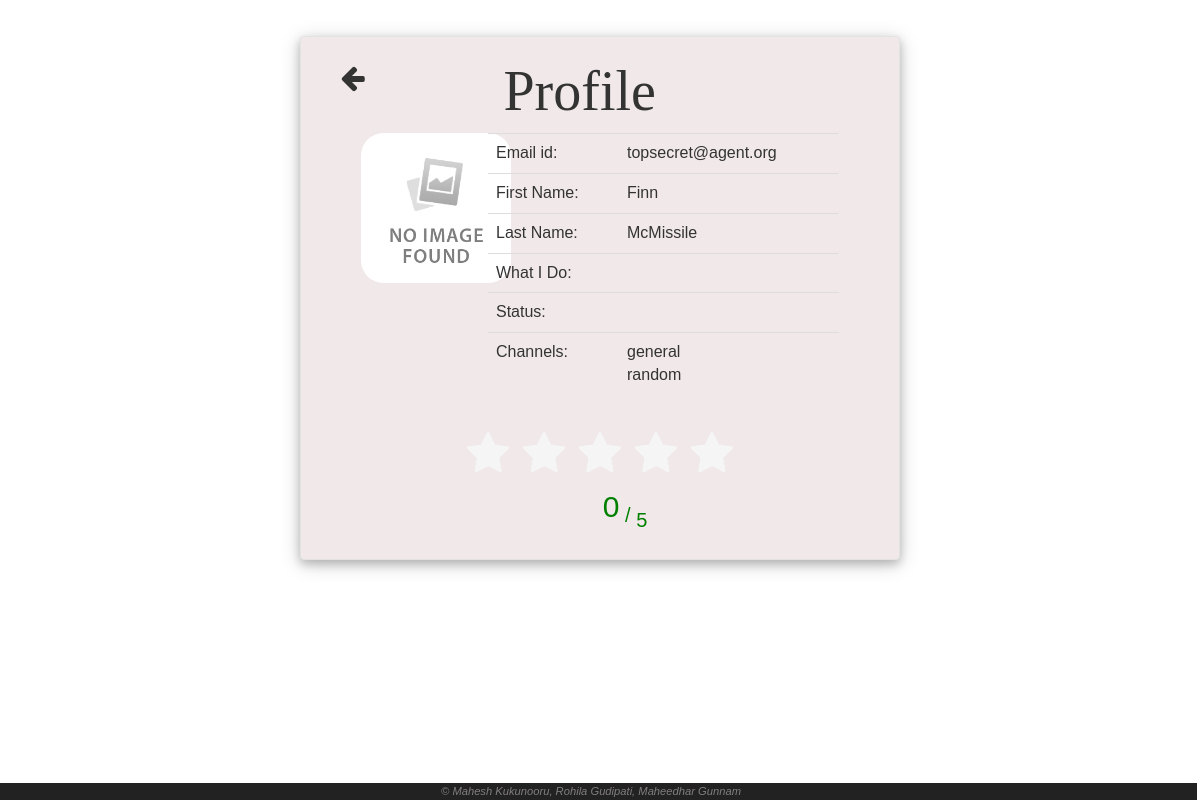
Screenshot of /ProfilePage.php?userid=6 (signed in) with the database file from the repository.
### tables this page shows
CREATE TABLE IF NOT EXISTS `user` (
  `user_id` bigint(20) NOT NULL,
  `user_name` varchar(50) NOT NULL,
  `first_name` varchar(50) NOT NULL,
  `last_name` varchar(50) NOT NULL,
  `email_id` varchar(50) NOT NULL,
  `profile_pic` varchar(150) NOT NULL DEFAULT './images/0.jpeg',
  `password` varchar(150) NOT NULL,
  `phone_number` varchar(10) NOT NULL,
  `what_i_do` varchar(150) NOT NULL,
  `status` varchar(150) NOT NULL,
  `status_emoji` bigint(20) DEFAULT NULL,
  `skype` varchar(150) NOT NULL
);

CREATE TABLE IF NOT EXISTS `channel` (
  `channel_id` bigint(20) NOT NULL,
  `channel_name` text NOT NULL,
  `type` varchar(50) NOT NULL,
  `purpose` text NOT NULL,
  `created_by` bigint(20) NOT NULL,
  `created_at` timestamp NOT NULL DEFAULT CURRENT_TIMESTAMP ON UPDATE CURRENT_TIMESTAMP,
  `is_archive` int(11) NOT NULL DEFAULT '0'
);

### services/WebService.php (called while the page is built, shortened)
<?php
include_once("SqlService.php");
class WebService{
  public function getProfileDetails($userid){
    $database_connection = new DatabaseConnection();
    $conn = $database_connection->getConnection();
    $userid=mysqli_real_escape_string($conn,$userid);
    $sql_service = new SqlService();
    $profileDetails = $sql_service->getProfileDetails($userid);
    $result = $conn->query($profileDetails);
    if ($result->num_rows > 0) {
        while($row = $result->fetch_assoc()) {
            $array[]= $row;
        }
    } else {
        return 'fail';
    }
    return json_encode($array);
  }
  public function getPublicChannelsDetails($userid)
  {
    $database_connection = new DatabaseConnection();
    $conn = $database_connection->getConnection();
    $userid=mysqli_real_escape_string($conn,$userid);
    $sql_service = new SqlService();
    $channelsDetailsQuery = $sql_service->getPublicChannels($userid);
    $result = $conn->query($channelsDetailsQuery);
    if ($result->num_rows > 0) {
        while($row = $result->fetch_assoc()) {
            $array[]= $row;
        }
    } else {
        return 'fail';
    }
    return json_encode($array);
  }
}
?>

### services/SqlService.php (called while the page is built, shortened)
<?php
class SqlService{
	public function getProfileDetails($user_id){
		$sql = "SELECT * FROM `InterConn`.`user` WHERE `user`.`user_id` = ". $user_id;
		return $sql;
	}
	public function getPublicChannels($user_id){
		$sql="SELECT * FROM `channel`,`user_channel` WHERE channel.channel_id=user_channel.channel_id and user_channel.user_id=".$user_id." and channel.type='public'";
		return $sql;
	}
}
?>

### ProfilePage.php (the view, shortened to what this page needs)
<?php
	include_once "./services/WebService.php";
	if($_SESSION['loggedIn'])
	{
		$web_service = new WebService();
		$userDetails=$web_service->getProfileDetails($_GET['userid']);
		if(strpos($userDetails, 'fail') !== false)
		{
			header("location: ./index.php?status=notloggedin");
		}
		else
		{
	    	$userDetails = json_decode($userDetails);
			$channelDetails = json_decode($web_service->getPublicChannelsDetails($_GET['userid']));
			$channelstr='';
			$displayChannelList='';
			if ($channelDetails!='')
			{
	           foreach($channelDetails as $channel)
	           {
	                $channelstr.='<li >';
									$channelstr.='<a class="channelsProfilePage" href="./HomePage.php?channel='.$channel->channel_id.'#">';
	                $channelstr.=$channel->channel_name;
	            	$channelstr.='</a></li>';
	            	$displayChannelList.=$channel->channel_name.'<br>';
	           }
	        }
        }
    }
    else
    {
    	header("location: ./index.php?status=notloggedin");
    }
?>
<html>
	<head>
		<link rel="stylesheet" href="https://maxcdn.bootstrapcdn.com/bootstrap/3.3.7/css/bootstrap.min.css">
		<link rel="stylesheet" href="./Assets/w3.css">
		<link rel="stylesheet" href="https://cdnjs.cloudflare.com/ajax/libs/font-awesome/4.7.0/css/font-awesome.min.css">
		<link rel="stylesheet" href="./CSS/profilepage_site.css">
        <link rel="stylesheet" href="./CSS/rating.css">
	</head>
	<body>
		<div class="container mainLoginWrapper well w3-panel w3-card-4">
			<div class="row">
				<div class="col-sm-1 goBack">
					<a href='./HomePage.php?channel=<?php echo $_SESSION['channelid']?>'><i class="fa fa-arrow-left"></i></a>
				</div>
				<div class="col-sm-10 logo">
					<span>Profile</span>
				</div>
			</div>
			<div class="row displayProfile">
				<div class="col-md-3 col-lg-3 " align="center">
						<img alt="User Pic" src="<?php echo $userDetails[0]->profile_pic ?>" class="profilePicDisplay">
				</div>
				<div class=" col-md-9 col-lg-9 ">
                  <table class="table table-user-information">
                    <tbody>
                      <tr>
                        <td>Email id:</td>
                        <td><?php echo $userDetails[0]->email_id ?></td>
                      </tr>
                      <tr>
                        <td>First Name:</td>
                        <td><?php echo $userDetails[0]->first_name ?></td>
                      </tr>
                      <tr>
                        <td>Last Name:</td>
                        <td><?php echo $userDetails[0]->last_name ?></td>
                      </tr>
                      <tr>
                        <td>What I Do:</td>
                        <td><?php echo $userDetails[0]->what_i_do ?></td>
                      </tr>
                      <tr>
                        <td>Status:</td>
                        <td><?php echo $userDetails[0]->status ?></td>
                      </tr>
                      <tr>
                        <td>Channels: </td>
                        <td><?php
                        if($_SESSION['loggedIn'] && $_SESSION['userid']==$_GET['userid'])
							{
                        		echo $channelstr;
                        	}
                        else
                        	echo $displayChannelList;
                        ?></td>
                      </tr>
                    </tbody>
                  </table>
				 </div>
			</div>
            <div class="row userratingwrapper">
                <div class="rating " data-vote="0" >
                    <div class="star">
                    </div>
                    <div class="star">
                    </div>
                    <div class="star">
                    </div>
                    <div class="star">
                    </div>
                    <div class="star">
                    </div>
                    <div class="score">
                        <span class="score-rating js-score">0</span>
                        <span>/</span>
                        <span class="total">5</span>
                    </div>
                </div>
            </div>
		</div>
		<div class="footer row">
			<small >&copy; Mahesh Kukunooru, Rohila Gudipati, Maheedhar Gunnam</small>
		</div>
	</body>
</html>

### Assets/w3.css (style rules this page uses)
html { box-sizing:border-box }
*,*:before,*:after { box-sizing:inherit }
html { -ms-text-size-adjust:100%;-webkit-text-size-adjust:100% }
body { margin:0 }
a { background-color:transparent;-webkit-text-decoration-skip:objects }
small { font-size:80% }
img { border-style:none }
html,body { font-family:Verdana,sans-serif;font-size:15px;line-height:1.5 }
html { overflow-x:hidden }
img { margin-bottom:-5px }
a { color:inherit }
.w3-container:after,.w3-container:before,.w3-panel:after,.w3-panel:before,.w3-row:after,.w3-row:before,.w3-row-padding:after,.w3-row-padding:before, .w3-cell-row:before,.w3-cell-row:after,.w3-clear:after,.w3-clear:before,.w3-bar:before,.w3-bar:after { content:"";display:table;clear:both }
.w3-container,.w3-panel { padding:0.01em 16px }
.w3-panel { margin-top:16px;margin-bottom:16px }
.w3-card-4,.w3-hover-shadow:hover { box-shadow:0 4px 10px 0 rgba(0,0,0,0.2),0 4px 20px 0 rgba(0,0,0,0.19) }

### CSS/profilepage_site.css (style rules this page uses)
.mainLoginWrapper { width:50%; margin-top: 3%; padding-left: 5%; padding-right: 5%; padding-bottom: 2%; padding-top: 1%; background-color: #f1e9e9 !important; }
.logo { text-align: center; font-family: buxton sketch; font-size: 56px; }
.goBack { font-size: 28px; cursor:pointer; margin-top: 3%; margin-left: -4%; }
.footer { position: fixed; bottom: 0; width: 101%; text-align: center; background-color: rgb(34, 34, 34); color: #827e7e; font-size: 14px; font-weight: lighter; font-style: italic; }
.profilePicDisplay { border-radius: 15%; height: 150px; width: 150px; background-size: cover; background-position: center; background-blend-mode: multiply; vertical-align: middle; text-align: center; color: transparent; transition: all .3s ease; text-decoration: none; }

### CSS/rating.css (style rules this page uses)
.rating { text-align: center; position: relative; width: 100%; float: left; }
.star { display: inline-block; margin: 5px; color: whitesmoke; position: relative; font-size: 45px; }
.score { font-family: arial; font-size: 20px; color: green; margin-top: -2%; margin-left: 50px; }
.score-rating { vertical-align: sup; top: -5px; position: relative; font-size: 150%; }
.total { vertical-align: sub; top: 0px; position: relative; font-size: 100%; }

### ProfilePage.php (style rules this page uses)
html { overflow: hidden !important; }

### rows the page displays
user: profile_pic (picture), email "topsecret@agent.org", first_name "Finn", last_name "McMissile"
channel: channel_name "general"
channel: channel_name "random"
